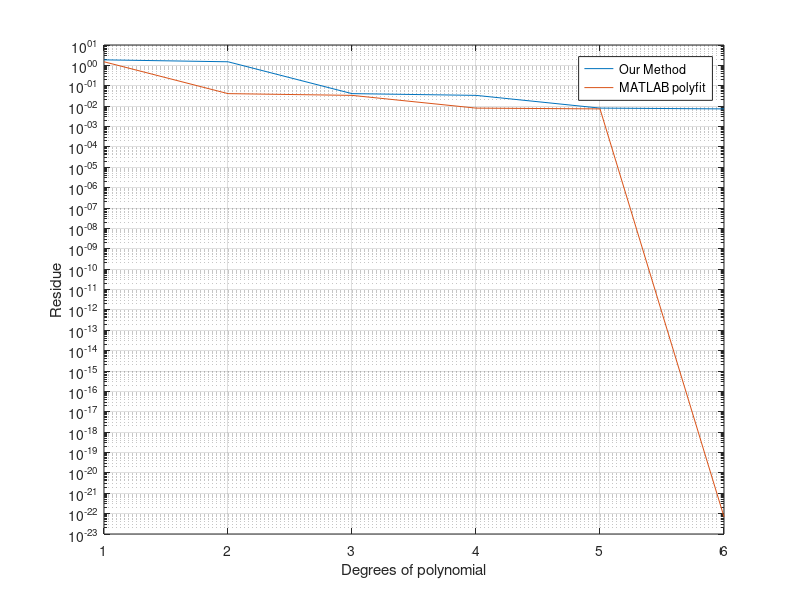

Source code (MATLAB):
#Released under MIT License 
#Copyright (c) 2022 Miroslav Kurka

t_i = [2 2.5 3 3.5 4 4.5 5]; # t_i is our x_i value
y_i = [7.14 6.56 5.98 5.55 5.71 6.01 6.53];
residues=[];
#n= length(t_i) 
n=columns(t_i);
k= n-1; # degree of the polynomial
# init matrices
V=zeros(n,n);
Y=zeros(n,1);


    
# fill Y matrix

for i=1:n
   Y(i)=sum(y_i.*(t_i.^(i-1))); # i-1 so we can get t_i^0 = 1, hence the n not k in the for loop range
endfor

# fill the V matrix


for i=1:n
  for j=1:n
    if i==1 && j==1
      V(i,j)=n;
    else
      V(i,j)=sum(t_i.^(i+j-2));
    endif
    endfor
endfor
    

st=6;
# get each degree polynomial by slicing the V 
for pos=1:st
    #if st-pos==0, break; end # end for loop since 0x0 doesnt exist, and indexing is nightmare in matlab
    V=V(1:st-pos+1,1:st-pos+1); # reverse slicing, we reduce matrix from to 6x6 to 5x5 ...
    Y=Y(1:st-pos+1);
    a_coefficients=V\Y;
    lst_func=polyval(flip(a_coefficients),t_i);
    residues(pos)= sum((y_i-lst_func).^2);
endfor
# flip the residues since by slicing we got 6x6 ie k=6 first 
residues=flip(residues);
poly_degrees=(1:k);
semilogy(poly_degrees,residues)
grid on
hold on


# task b) compare with polyfit 

matlab_residues=[];

for i=1:6
    a_matlab_coefficients=polyfit(t_i,y_i,i);
    mat_func=polyval(a_matlab_coefficients,t_i);
    matlab_residues(i)=sum((y_i-mat_func).^2);
endfor

semilogy(poly_degrees, matlab_residues)
legend("Our Method","MATLAB polyfit")
xlabel("Degrees of polynomial")
ylabel("Residue")
hold off
         
